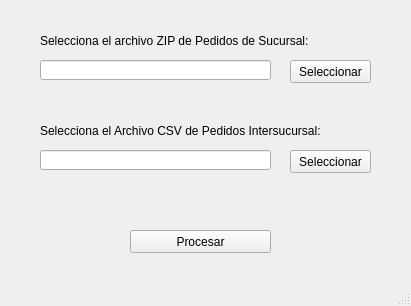
<?xml version="1.0" encoding="UTF-8"?>
<ui version="4.0">
 <class>MainWindow</class>
 <widget class="QMainWindow" name="MainWindow">
  <property name="geometry">
   <rect>
    <x>0</x>
    <y>0</y>
    <width>411</width>
    <height>306</height>
   </rect>
  </property>
  <property name="windowTitle">
   <string>MainWindow</string>
  </property>
  <widget class="QWidget" name="centralwidget">
   <widget class="QLabel" name="label">
    <property name="geometry">
     <rect>
      <x>40</x>
      <y>30</y>
      <width>501</width>
      <height>21</height>
     </rect>
    </property>
    <property name="text">
     <string>Selecciona el archivo ZIP de Pedidos de Sucursal:</string>
    </property>
   </widget>
   <widget class="QLineEdit" name="lineEdit">
    <property name="geometry">
     <rect>
      <x>40</x>
      <y>60</y>
      <width>231</width>
      <height>20</height>
     </rect>
    </property>
   </widget>
   <widget class="QPushButton" name="pushButton">
    <property name="geometry">
     <rect>
      <x>290</x>
      <y>60</y>
      <width>81</width>
      <height>23</height>
     </rect>
    </property>
    <property name="text">
     <string>Seleccionar</string>
    </property>
   </widget>
   <widget class="QLabel" name="label_2">
    <property name="geometry">
     <rect>
      <x>40</x>
      <y>120</y>
      <width>331</width>
      <height>21</height>
     </rect>
    </property>
    <property name="text">
     <string>Selecciona el Archivo CSV de Pedidos Intersucursal:</string>
    </property>
   </widget>
   <widget class="QLineEdit" name="lineEdit_2">
    <property name="geometry">
     <rect>
      <x>40</x>
      <y>150</y>
      <width>231</width>
      <height>20</height>
     </rect>
    </property>
   </widget>
   <widget class="QPushButton" name="pushButton_2">
    <property name="geometry">
     <rect>
      <x>290</x>
      <y>150</y>
      <width>81</width>
      <height>23</height>
     </rect>
    </property>
    <property name="text">
     <string>Seleccionar</string>
    </property>
   </widget>
   <widget class="QPushButton" name="pushButton_3">
    <property name="geometry">
     <rect>
      <x>130</x>
      <y>230</y>
      <width>141</width>
      <height>23</height>
     </rect>
    </property>
    <property name="text">
     <string>Procesar</string>
    </property>
   </widget>
  </widget>
  <widget class="QStatusBar" name="statusbar"/>
 </widget>
 <resources/>
 <connections/>
</ui>
